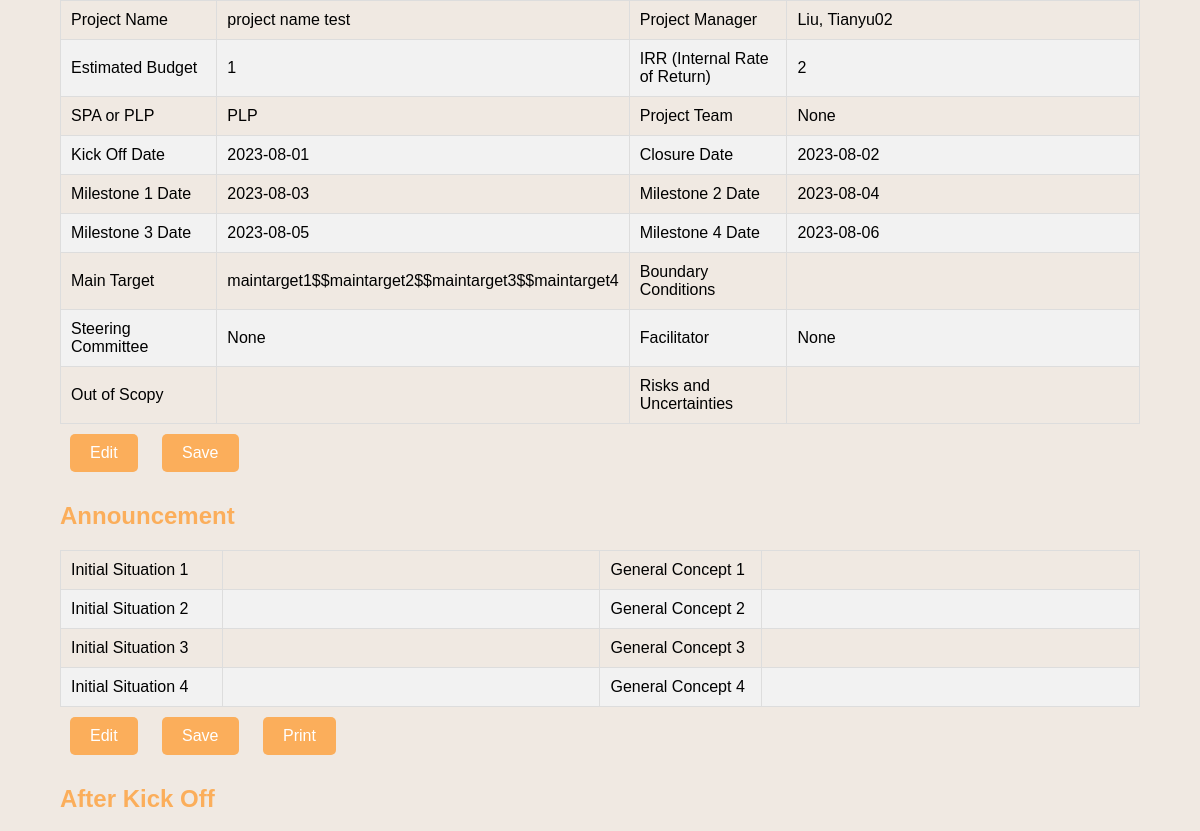
/project_site/63/ (middle part), run on an earlier commit of the app's database.
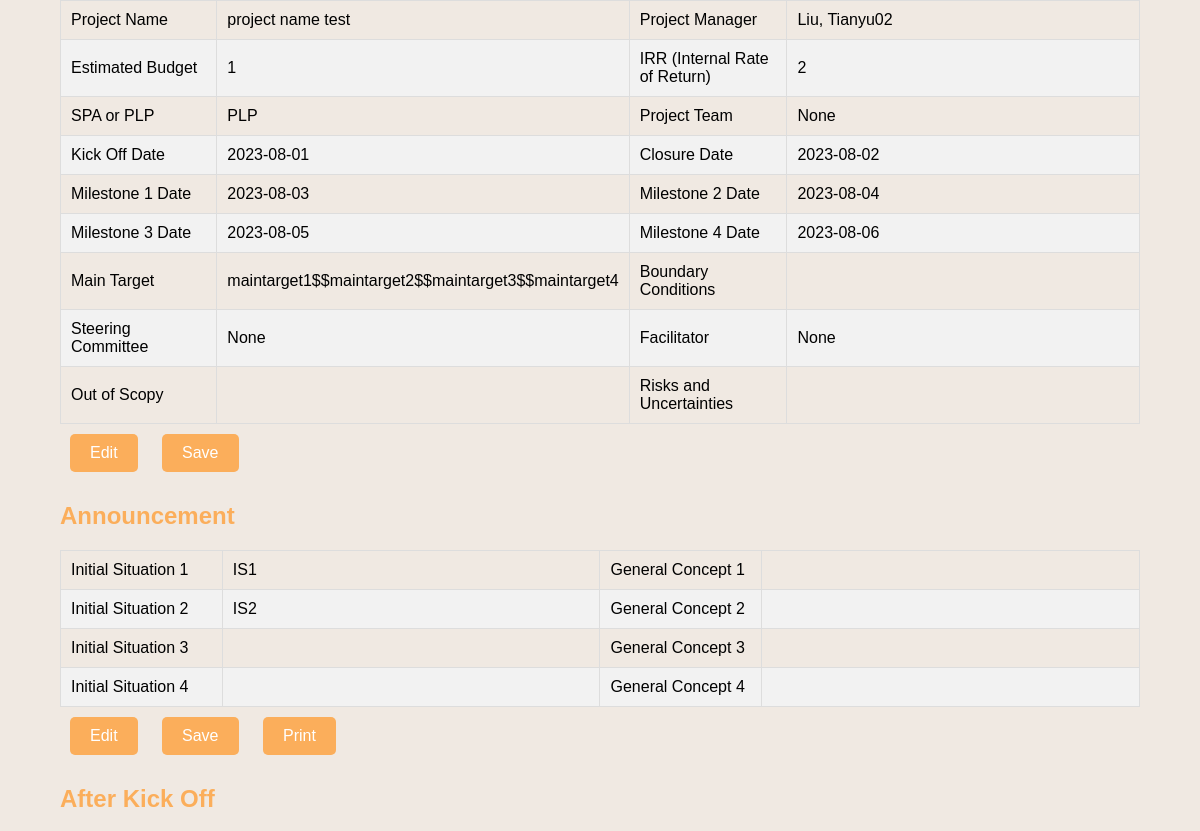
And on a later commit of the database.
### myapp/models.py (models this page shows)
class Announcement(models.Model):
    projectid = models.OneToOneField('Projects', on_delete=models.CASCADE, db_column='ProjectID', primary_key=True)  # Field name made lowercase.
    init_situation1 = models.TextField(db_column='Init_situation1', blank=True, null=True)  # Field name made lowercase.
    gene_concept1 = models.TextField(db_column='Gene_concept1', blank=True, null=True)  # Field name made lowercase.
    init_situation2 = models.TextField(db_column='Init_situation2', blank=True, null=True)  # Field name made lowercase.
    gene_concept2 = models.TextField(db_column='Gene_concept2', blank=True, null=True)  # Field name made lowercase.
    init_situation3 = models.TextField(db_column='Init_situation3', blank=True, null=True)  # Field name made lowercase.
    gene_concept3 = models.TextField(db_column='Gene_concept3', blank=True, null=True)  # Field name made lowercase.
    init_situation4 = models.TextField(db_column='Init_situation4', blank=True, null=True)  # Field name made lowercase.
    gene_concept4 = models.TextField(db_column='Gene_concept4', blank=True, null=True)  # Field name made lowercase.

### myapp/views.py (the view)
# urls.py: path('project_site/<int:project_id>/', project_site, name='project_site'),
def project_site(request, project_id):
    project = Projects.objects.get(pk=project_id)
    if request.POST.get('success') == 'true':
        success_message = 'Update successful'
    else:
        success_message = 'Update fail'
    boundary_conditions = project.boundary_conditions.split("~")
    boundary_conditions = boundary_conditions[:-1]
    out_of_scope = project.out_of_scope.split("~")
    out_of_scope = out_of_scope[:-1]
    risks = project.risk_uncertainties.split("~")
    risks = risks[:-1]
    try:
        Announcement.objects.get(projectid=project)
        context = {
            'project': project,
            'success_message': success_message,
            'project_id': project_id,
            'announcement': Announcement.objects.get(projectid=project),
            'boundary_conditions':  boundary_conditions,
            'out_of_scope': out_of_scope,
            'risks': risks,
        }
        try:
            KickOff.objects.get(projectid=project)
            context = {
                'project': project,
                'success_message': success_message,
                'project_id': project_id,
                'announcement': Announcement.objects.get(projectid=project),
                'kickoff': KickOff.objects.get(projectid=project),
                'boundary_conditions': boundary_conditions,
                'out_of_scope': out_of_scope,
                'risks': risks,
            }
        except KickOff.DoesNotExist:
            context = {
                'project': project,
                'success_message': success_message,
                'project_id': project_id,
                'announcement': Announcement.objects.get(projectid=project),
                'boundary_conditions': boundary_conditions,
                'out_of_scope': out_of_scope,
                'risks': risks,
            }
    except Announcement.DoesNotExist:
        context = {
            'project': project,
            'success_message': success_message,
            'project_id': project_id,
            'boundary_conditions': boundary_conditions,
            'out_of_scope': out_of_scope,
            'risks': risks,
        }
    return render(request, 'project_site.html', context)

### myapp/templates/project_site.html (shortened to what this page needs)
<!DOCTYPE html>
<html lang="en">
<head>
    <link rel="stylesheet" href="/static/css/project_site_style.css">
</head>
<body onload="loadDataFromLocalStorage()">
<div id="general-information">
    <table>
        <tr>
            <td class="non-editable">Project Name</td>
            <td>{{ project.project_name }}</td>
            <td class="non-editable">Project Manager</td>
            <td>{{ project.pm.name }}</td>
        </tr>
        <tr>
            <td class="non-editable">Estimated Budget</td>
            <td>{{ project.estimated_budget }}</td>
            <td class="non-editable">IRR (Internal Rate of Return)</td>
            <td>{{ project.irr }}</td>
        </tr>
        <tr>
            <td class="non-editable">SPA or PLP</td>
            <td>{{ project.project_type }}</td>
            <td class="non-editable">Project Team</td>
            <td>{{ project.project_team }}</td>
        </tr>
        <tr>
            <td class="non-editable">Kick Off Date</td>
            <td>{{ project.timing_kickoff|date:'Y-m-d' }}</td>
            <td class="non-editable">Closure Date</td>
            <td>{{ project.timing_closure|date:'Y-m-d' }}</td>
        </tr>
        <tr>
            <td class="non-editable">Milestone 1 Date</td>
            <td>{{ project.timing_milestone1|date:'Y-m-d' }}</td>
            <td class="non-editable">Milestone 2 Date</td>
            <td>{{ project.timing_milestone2|date:'Y-m-d' }}</td>
        </tr>
        <tr>
            <td class="non-editable">Milestone 3 Date</td>
            <td>{{ project.timing_milestone3|date:'Y-m-d' }}</td>
            <td class="non-editable">Milestone 4 Date</td>
            <td>{{ project.timing_milestone4|date:'Y-m-d' }}</td>
        </tr>
        <tr>
            <td class="non-editable">Main Target</td>
            <td>{{ project.main_target }}</td>
            <td class="non-editable">Boundary Conditions</td>
            <td>
            </td>
        </tr>
        <tr>
            <td class="non-editable">Steering Committee</td>
            <td>{{ project.steering_committee }}</td>
            <td class="non-editable">Facilitator</td>
            <td>{{ project.facilitator }}</td>
        </tr>
        <tr>
            <td class="non-editable">Out of Scopy</td>
            <td>
            </td>
            <td class="non-editable">Risks and Uncertainties</td>
            <td>
            </td>
        </tr>
    </table>
    <button class="edit-button" onclick="enableEdit('general-information')">Edit</button>
    <button class="edit-button print-button" onclick="saveAndSubmit('general-information')">Save</button>
</div>
<h2>Announcement</h2>
<div id="section-a">
    <table>
        <tr>
            <td class="non-editable">Initial Situation 1</td>
            <td>{{ announcement.init_situation1 }}</td>
            <td class="non-editable">General Concept 1</td>
            <td>{{ announcement.gene_concept1 }}</td>
        </tr>
        <tr>
            <td class="non-editable">Initial Situation 2</td>
            <td>{{ announcement.init_situation2 }}</td>
            <td class="non-editable">General Concept 2</td>
            <td>{{ announcement.gene_concept2 }}</td>
        </tr>
        <tr>
            <td class="non-editable">Initial Situation 3</td>
            <td>{{ announcement.init_situation3 }}</td>
            <td class="non-editable">General Concept 3</td>
            <td>{{ announcement.gene_concept3 }}</td>
        </tr>
        <tr>
            <td class="non-editable">Initial Situation 4</td>
            <td>{{ announcement.init_situation4 }}</td>
            <td class="non-editable">General Concept 4</td>
            <td>{{ announcement.gene_concept4 }}</td>
        </tr>
    </table>
    <button class="edit-button" onclick="enableEdit('section-a')">Edit</button>
    <button class="edit-button print-button" onclick="saveAndSubmitAnnouncement('section-a')">Save</button>
    <a href="{% url 'preview_announcement' project.projectid %}" target="_blank">
        <button class="edit-button print-button" type="button">Print</button>
    </a>
</div>
<h2>After Kick Off</h2>
</body>
</html>

What changed in the data, as far as the page shows it:
added Announcement: init_situation1 "IS1", init_situation2 "IS2"
